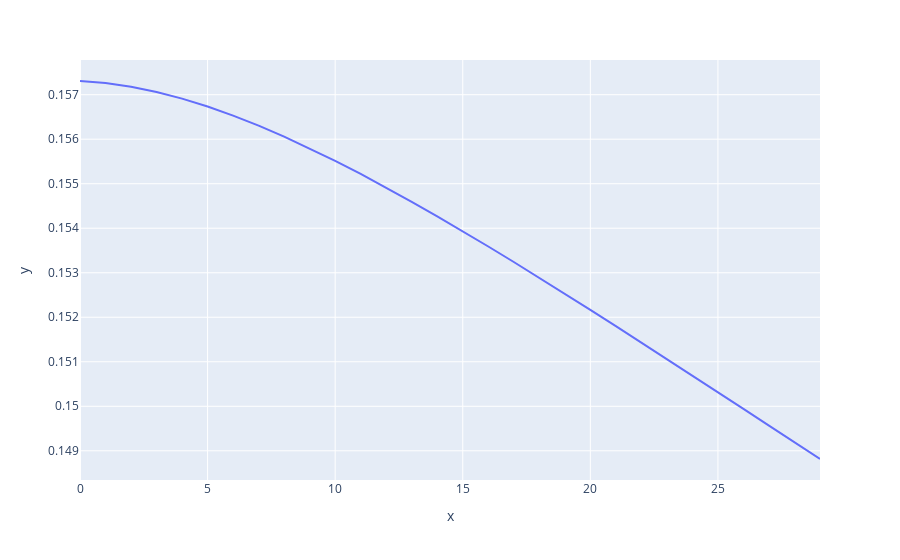
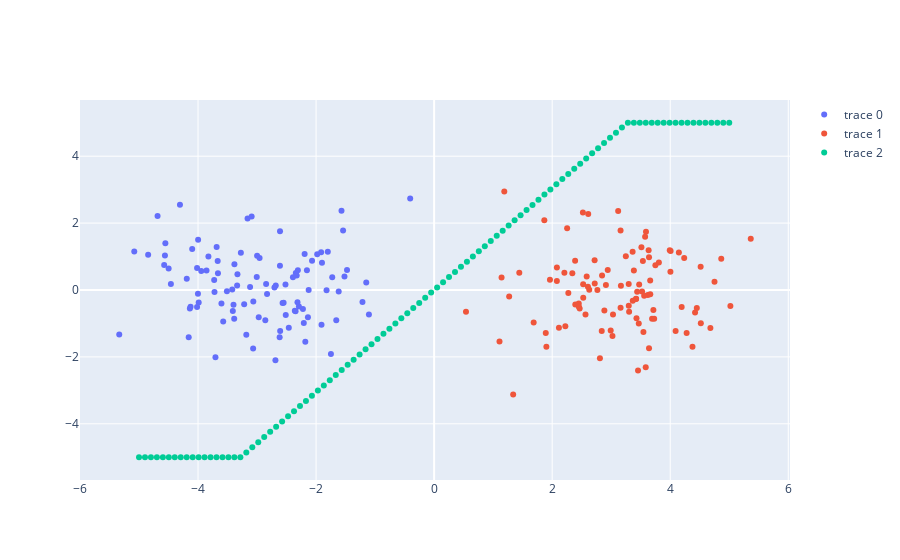
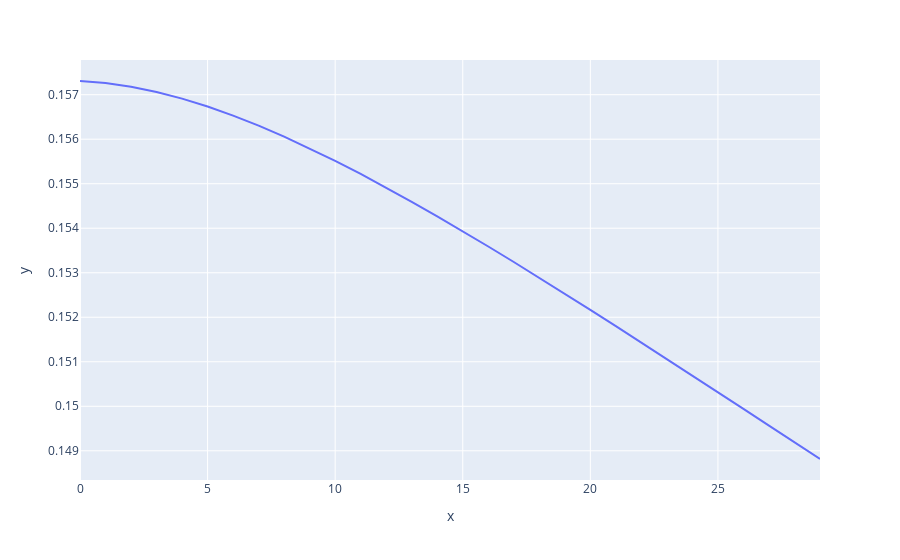
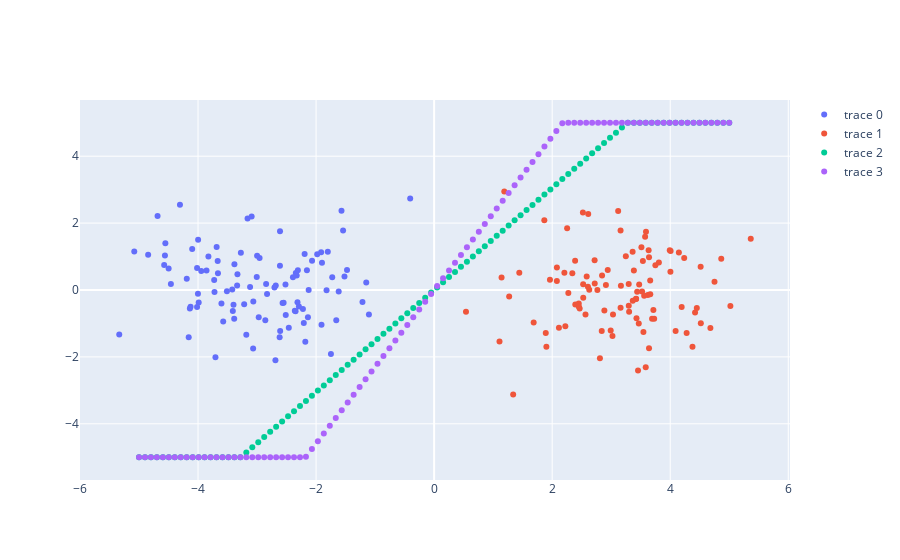

Notebook source saved alongside these figures, in order:
### Markdown cell above
# Two-layer MLP

### Code cell
N = 100
(A, B) = multivariate(N, [-3,0], [3,0], 1, 1)

fig = go.Figure()
fig.add_trace(go.Scatter(x=A[:,0], y=A[:,1], mode="markers"))
fig.add_trace(go.Scatter(x=B[:,0], y=B[:,1], mode="markers"))

model, mae = perceptron_learning(features, targets, 10, epoch, eta)
model2, mae2 = perceptron_learning(features, targets, 10, epoch, eta, True)

plot_boundary(fig, model.W)
mae_fig = ex.line(x=np.arange(len(mae)), y=mae)
mae_fig.show()
fig.show()

plot_boundary(fig, model2.W)
mae_fig = ex.line(x=np.arange(len(mae2)), y=mae)
mae_fig.show()
fig.show()
